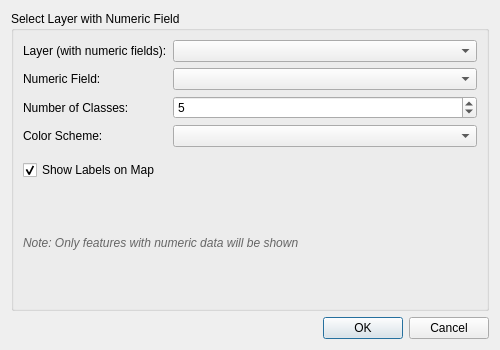
<?xml version="1.0" encoding="UTF-8"?>
<ui version="4.0">
 <class>ThematicMapDialog</class>
 <widget class="QDialog" name="ThematicMapDialog">
  <property name="geometry">
   <rect>
    <x>0</x>
    <y>0</y>
    <width>500</width>
    <height>350</height>
   </rect>
  </property>
  <property name="windowTitle">
   <string>One Click Thematic Map</string>
  </property>
  <layout class="QVBoxLayout" name="verticalLayout">
   <item>
    <widget class="QGroupBox" name="groupBox">
     <property name="title">
      <string>Select Layer with Numeric Field</string>
     </property>
     <layout class="QVBoxLayout" name="verticalLayout_2">
      <item>
       <layout class="QFormLayout" name="formLayout">
        <item row="0" column="0">
         <widget class="QLabel" name="label">
          <property name="text">
           <string>Layer (with numeric fields):</string>
          </property>
         </widget>
        </item>
        <item row="0" column="1">
         <widget class="QComboBox" name="layerCombo">
          <property name="toolTip">
           <string>Only shows layers containing numeric fields</string>
          </property>
         </widget>
        </item>
        <item row="1" column="0">
         <widget class="QLabel" name="label_2">
          <property name="text">
           <string>Numeric Field:</string>
          </property>
         </widget>
        </item>
        <item row="1" column="1">
         <widget class="QComboBox" name="fieldCombo">
          <property name="toolTip">
           <string>Select numeric field for thematic mapping</string>
          </property>
         </widget>
        </item>
        <item row="2" column="0">
         <widget class="QLabel" name="label_3">
          <property name="text">
           <string>Number of Classes:</string>
          </property>
         </widget>
        </item>
        <item row="2" column="1">
         <widget class="QSpinBox" name="classSpinBox">
          <property name="minimum">
           <number>3</number>
          </property>
          <property name="maximum">
           <number>10</number>
          </property>
          <property name="value">
           <number>5</number>
          </property>
          <property name="toolTip">
           <string>Number of color classes (3-10)</string>
          </property>
         </widget>
        </item>
        <item row="3" column="0">
         <widget class="QLabel" name="label_4">
          <property name="text">
           <string>Color Scheme:</string>
          </property>
         </widget>
        </item>
        <item row="3" column="1">
         <widget class="QComboBox" name="colorCombo">
          <property name="toolTip">
           <string>Select color scheme for thematic map</string>
          </property>
         </widget>
        </item>
       </layout>
      </item>
      <item>
       <widget class="QCheckBox" name="labelCheckBox">
        <property name="text">
         <string>Show Labels on Map</string>
        </property>
        <property name="checked">
         <bool>true</bool>
        </property>
        <property name="toolTip">
         <string>Show field values as labels on the map</string>
        </property>
       </widget>
      </item>
      <item>
       <widget class="QLabel" name="infoLabel">
        <property name="text">
         <string>Note: Only features with numeric data will be shown</string>
        </property>
        <property name="styleSheet">
         <string notr="true">color: #666666; font-style: italic;</string>
        </property>
       </widget>
      </item>
     </layout>
    </widget>
   </item>
   <item>
    <widget class="QDialogButtonBox" name="buttonBox">
     <property name="orientation">
      <enum>Qt::Horizontal</enum>
     </property>
     <property name="standardButtons">
      <set>QDialogButtonBox::Cancel|QDialogButtonBox::Ok</set>
     </property>
    </widget>
   </item>
  </layout>
 </widget>
 <resources/>
 <connections>
  <connection>
   <sender>buttonBox</sender>
   <signal>accepted()</signal>
   <receiver>ThematicMapDialog</receiver>
   <slot>generateThematicMap()</slot>
  </connection>
  <connection>
   <sender>buttonBox</sender>
   <signal>rejected()</signal>
   <receiver>ThematicMapDialog</receiver>
   <slot>close()</slot>
  </connection>
 </connections>
</ui>
